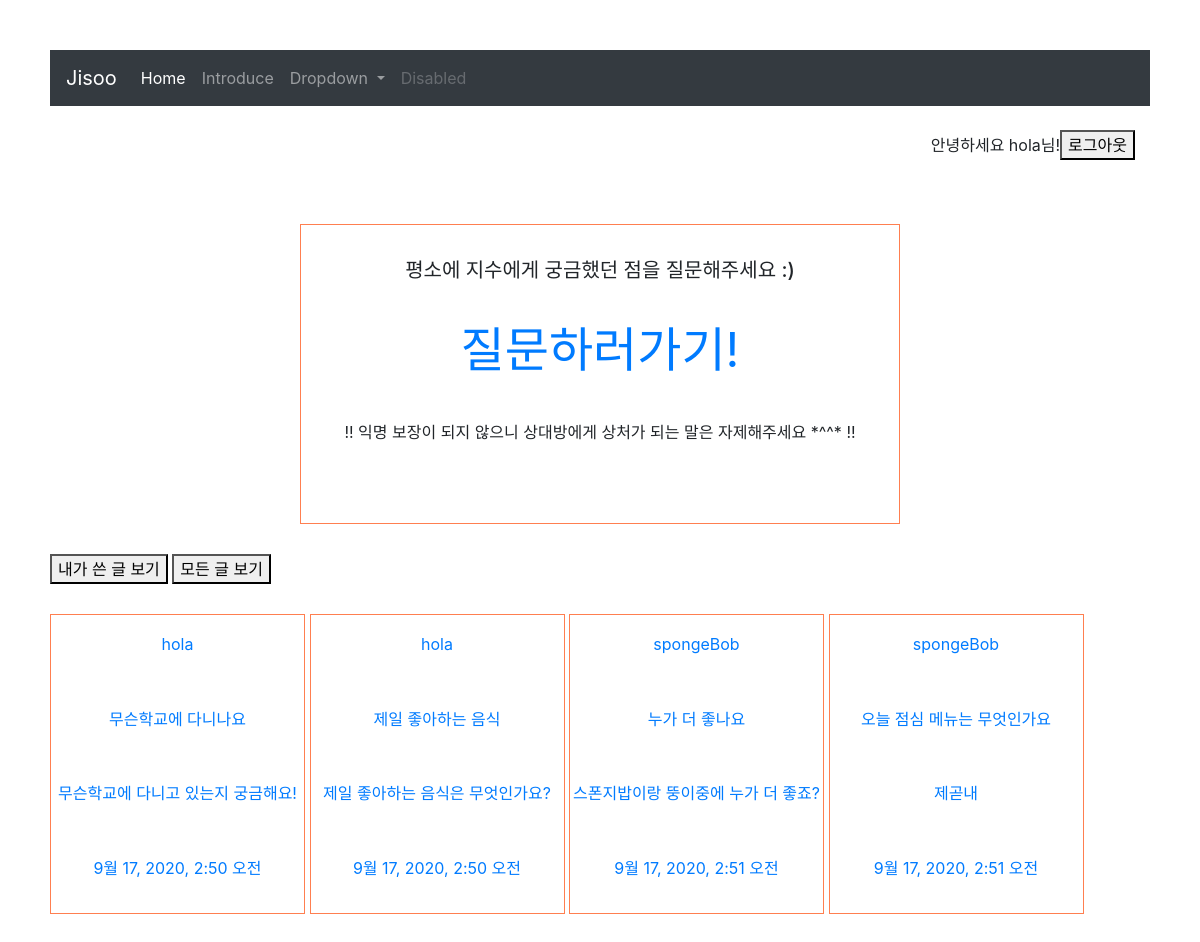
Screenshot of / (signed in) with the database file from the repository.
### myapp/models.py (models this page shows, shortened)
class Blog(models.Model):
    title = models.CharField(max_length = 200)
    content = models.TextField()
    updated_at = models.DateTimeField(auto_now = True)
    author = models.ForeignKey(User, on_delete = models.CASCADE, null = True)

### myapp/views.py (the view)
# urls.py: path('', views.main, name = "main"),
def main(request):
    blogs = Blog.objects.all()
    return render(request, 'main.html', {'blogs':blogs})

### myapp/templates/main.html (shortened to what this page needs)
{% load static %}
<link rel="stylesheet" href="https://stackpath.bootstrapcdn.com/bootstrap/4.5.2/css/bootstrap.min.css"
>
<!DOCTYPE html>
<html lang="en">
<head>
    <link rel="stylesheet" type="text/css" href="{% static 'css/main.css' %}">
</head>
<nav class="navbar navbar-expand-lg navbar-dark bg-dark">
    <a class="navbar-brand" href="#">Jisoo</a>
    <div class="collapse navbar-collapse" id="navbarSupportedContent">
        <ul class="navbar-nav mr-auto">
            <li class="nav-item active">
                <a class="nav-link" href="{% url 'main' %}">Home <span class="sr-only">(current)</span></a>
            </li>
            <li class="nav-item">
                <a class="nav-link" href="{% url 'intro' %}">Introduce</a>
            </li>
            <li class="nav-item dropdown">
                <a class="nav-link dropdown-toggle" href="#" id="navbarDropdown" role="button" data-toggle="dropdown"
                    aria-haspopup="true" aria-expanded="false">
                    Dropdown
                </a>
            </li>
            <li class="nav-item">
                <a class="nav-link disabled" href="#" tabindex="-1" aria-disabled="true">Disabled</a>
            </li>
        </ul>
    </div>
</nav>
<br>
<body>
    <div class = "container">
        <p class = "float-right" >
    {% if user.is_authenticated %}
    안녕하세요 {{user}}님!
    <br>
    <a href = "{% url 'logout' %}">
        <button> 로그아웃</button>
    </a>
    {% endif %}
</div>
<br>
<br>
    <div class ="make_Blog">
        <h5>평소에 지수에게 궁금했던 점을 질문해주세요 :)</h5><br>
        <a href = "{% url 'create' %}">
            <div class = "plus_btn">
                질문하러가기!
            </div>
        </a>
        <p> !! 익명 보장이 되지 않으니 상대방에게 상처가 되는 말은 자제해주세요 *^^* !! </p>
    </div>
    {% if user.is_authenticated %}
    <a href = "{% url 'my_index' %}">
        <button> 내가 쓴 글 보기 </button>
    </a>
    <a href = "{% url 'main' %}">
        <button> 모든 글 보기 </button>
    </a>
    {% endif %}
    <br>
    {% for blog in blogs %}
    <a href = "{% url 'detail' blog.id %}">
        <div class = "all_Blog">
            <p> {{blog.author}}</p>
            <p> {{blog.title}}</p>
            <p> {{blog.content}}</p>
            <p> {{blog.updated_at}}</p>
        </div>
    </a>
{% endfor %}
</body>
</html>

### myapp/static/css/main.css (style rules this page uses)
body { margin:0; padding:50px; }
.make_Blog { position: relative; margin: 50px auto; width:300px; padding: 33px 25px 29px; width : 600px; height : 300px; border : 1px solid coral; display : flex; flex-direction : column; align-items : center; margin-bottom : 30px; margin-top : 30px; align : center; }
.all_Blog { width : 255px; height : 300px; border : 1px solid coral; display : flex; flex-direction : column; align-items : center; margin-bottom : 30px; margin-top : 30px; display : inline-flex;ㄴ text-align: center; }
.plus_btn { flex : 1; display : flex; align-items : center ; font-size : 3rem; }
p { flex:1; display : flex; align-items : center ; }
a { text-decoration: none; }

### rows the page displays
Blog: author "hola", title "무슨학교에 다니나요", content "무슨학교에 다니고 있는지 궁금해요!", updated_at "9월 17, 2020, 2:50 오전"
Blog: author "hola", title "제일 좋아하는 음식", content "제일 좋아하는 음식은 무엇인가요?", updated_at "9월 17, 2020, 2:50 오전"
Blog: author "spongeBob", title "누가 더 좋나요", content "스폰지밥이랑 뚱이중에 누가 더 좋죠?", updated_at "9월 17, 2020, 2:51 오전"
Blog: author "spongeBob", title "오늘 점심 메뉴는 무엇인가요", content "제곧내", updated_at "9월 17, 2020, 2:51 오전"

### other values shown
{{ user }} "hola"
